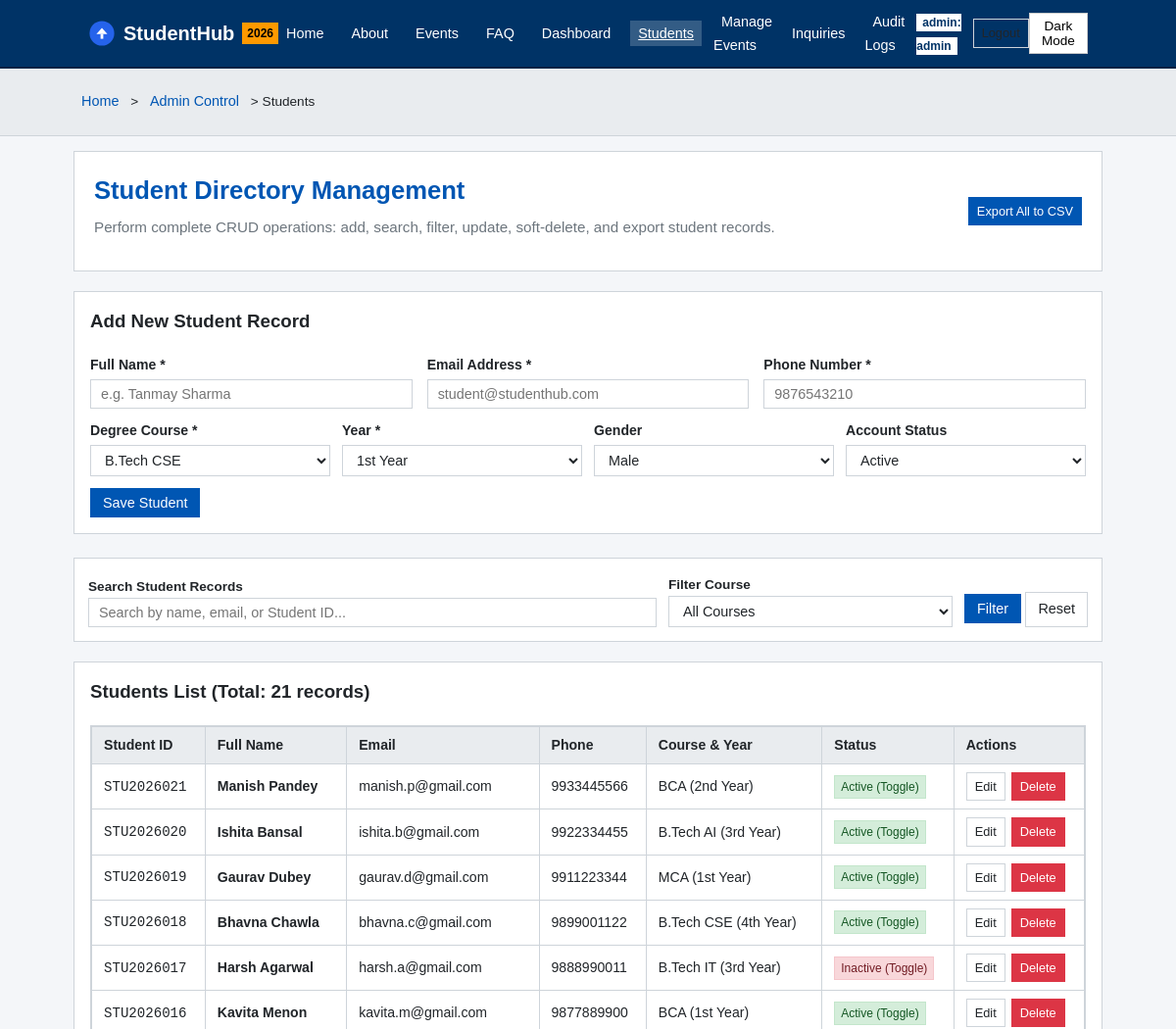
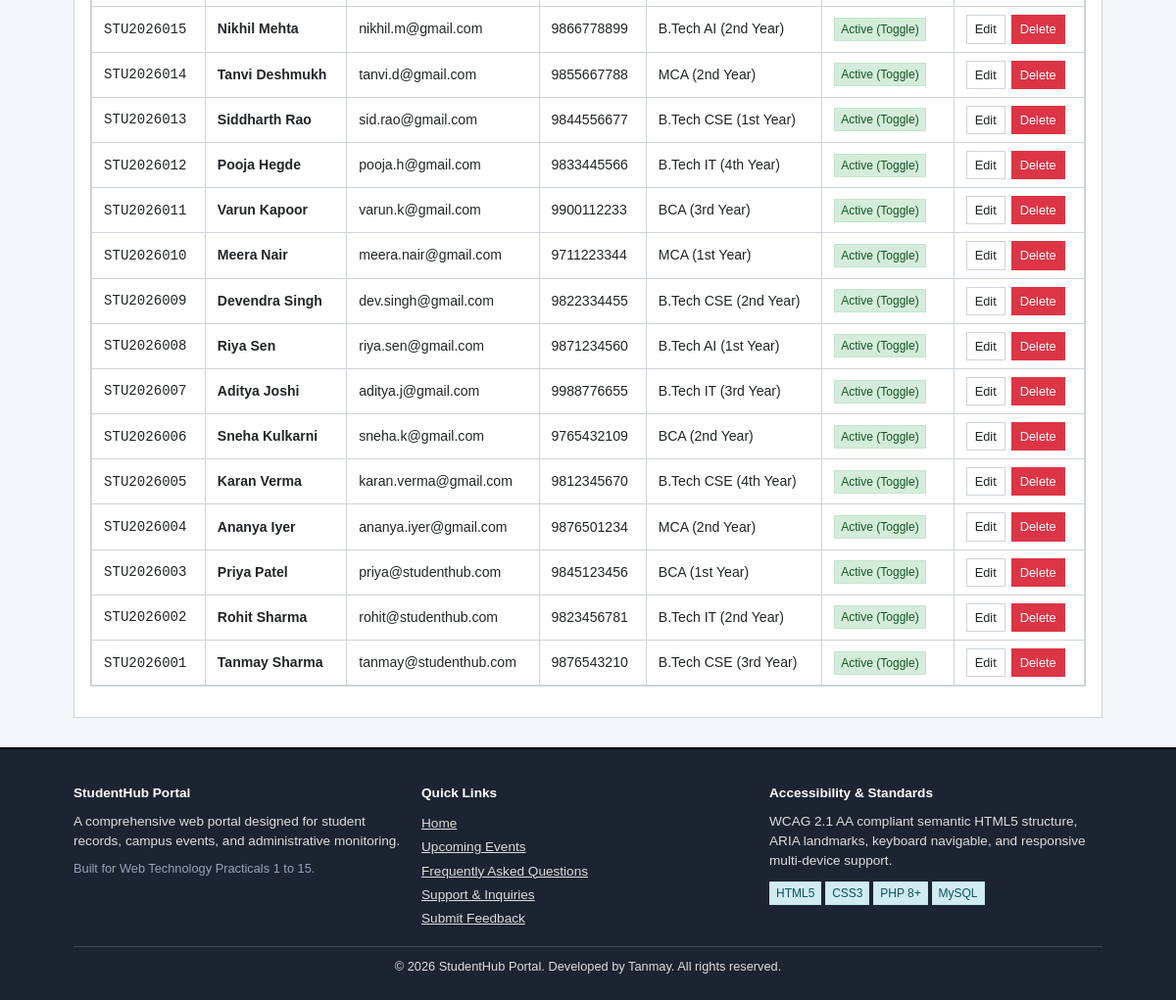
Page /admin_students.php (signed in) on the committed database (2 pictures, top to bottom).
### tables this page shows
CREATE TABLE `students` (
  `id` INT AUTO_INCREMENT PRIMARY KEY,
  `user_id` INT DEFAULT NULL,
  `student_id_code` VARCHAR(20) NOT NULL UNIQUE,
  `full_name` VARCHAR(100) NOT NULL,
  `email` VARCHAR(100) NOT NULL UNIQUE,
  `phone` VARCHAR(15) NOT NULL,
  `course` VARCHAR(50) NOT NULL,
  `year` VARCHAR(10) NOT NULL,
  `gender` ENUM('Male', 'Female', 'Other') NOT NULL,
  `status` ENUM('Active', 'Inactive') NOT NULL DEFAULT 'Active',
  `created_at` TIMESTAMP DEFAULT CURRENT_TIMESTAMP,
  CONSTRAINT `fk_students_user` FOREIGN KEY (`user_id`) REFERENCES `users` (`id`) ON DELETE SET NULL ON UPDATE CASCADE
);

### config/db.php (called while the page is built, shortened)
<?php
try {
    $conn = @mysqli_connect(DB_HOST, DB_USER, DB_PASS, DB_NAME, DB_PORT);
    if ($conn) {
        $db_connected = true;
    } else {
        $db_error_message = mysqli_connect_error();
    }
} catch (Throwable $e) {
    $conn = null;
    $db_connected = false;
    $db_error_message = $e->getMessage();
}
function sanitize_input($data) {
    $data = trim($data);
    $data = stripslashes($data);
    $data = htmlspecialchars($data, ENT_QUOTES, 'UTF-8');
    return $data;
}

### admin_students.php (the view, shortened to what this page needs)
<?php
require_once __DIR__ . '/config/db.php';
require_once __DIR__ . '/config/logger.php';
$edit_student = null;
$search = sanitize_input($_GET['search'] ?? '');
$filter_course = sanitize_input($_GET['course'] ?? 'All');
$students_list = [];
if ($db_connected && $conn) {
    $q = "SELECT * FROM students WHERE 1=1";
    $params = [];
    $types = "";
    $q .= " ORDER BY id DESC";
    if (!empty($params)) {
        $stmt = mysqli_prepare($conn, $q);
        mysqli_stmt_bind_param($stmt, $types, ...$params);
        mysqli_stmt_execute($stmt);
        $res = mysqli_stmt_get_result($stmt);
        while ($row = mysqli_fetch_assoc($res)) {
            $students_list[] = $row;
        }
        mysqli_stmt_close($stmt);
    } else {
        $res = mysqli_query($conn, $q);
        while ($row = mysqli_fetch_assoc($res)) {
            $students_list[] = $row;
        }
    }
}
require_once __DIR__ . '/includes/header.php';
?>
<div class="hero" style="text-align: left; padding: 20px;">
  <div style="display: flex; justify-content: space-between; align-items: center; flex-wrap: wrap; gap: 12px;">
    <div>
      <h1>Student Directory Management</h1>
      <p>Perform complete CRUD operations: add, search, filter, update, soft-delete, and export student records.</p>
    </div>
    <div>
      <a href="export_students.php" class="btn btn-primary btn-sm">Export All to CSV</a>
    </div>
  </div>
</div>
<div class="card" style="margin-bottom: 24px;">
  <h3><?php echo $edit_student ? "Edit Student Record (#{$edit_student['student_id_code']})" : "Add New Student Record"; ?></h3>
  <form action="admin_students.php" method="POST" style="margin-top: 12px;">
    <div class="grid-3">
      <div class="form-group">
        <label for="full_name">Full Name *</label>
        <input type="text" id="full_name" name="full_name" class="form-control" placeholder="e.g. Tanmay Sharma" value="<?php echo $edit_student ? htmlspecialchars($edit_student['full_name']) : ''; ?>" required>
      </div>
      <div class="form-group">
        <label for="email">Email Address *</label>
        <input type="email" id="email" name="email" class="form-control" placeholder="student@studenthub.com" value="<?php echo $edit_student ? htmlspecialchars($edit_student['email']) : ''; ?>" required>
      </div>
      <div class="form-group">
        <label for="phone">Phone Number *</label>
        <input type="tel" id="phone" name="phone" class="form-control" placeholder="9876543210" maxlength="10" value="<?php echo $edit_student ? htmlspecialchars($edit_student['phone']) : ''; ?>" required>
      </div>
    </div>
    <div class="grid-4">
      <div class="form-group">
        <label for="course">Degree Course *</label>
        <select id="course" name="course" class="form-control" required>
          <option value="B.Tech CSE" <?php echo ($edit_student && $edit_student['course'] === 'B.Tech CSE') ? 'selected' : ''; ?>>B.Tech CSE</option>
        </select>
      </div>
      <div class="form-group">
        <label for="year">Year *</label>
        <select id="year" name="year" class="form-control" required>
          <option value="1st Year" <?php echo ($edit_student && $edit_student['year'] === '1st Year') ? 'selected' : ''; ?>>1st Year</option>
        </select>
      </div>
      <div class="form-group">
        <label for="gender">Gender</label>
        <select id="gender" name="gender" class="form-control">
          <option value="Male" <?php echo ($edit_student && $edit_student['gender'] === 'Male') ? 'selected' : ''; ?>>Male</option>
        </select>
      </div>
      <div class="form-group">
        <label for="status">Account Status</label>
        <select id="status" name="status" class="form-control">
          <option value="Active" <?php echo ($edit_student && $edit_student['status'] === 'Active') ? 'selected' : ''; ?>>Active</option>
        </select>
      </div>
    </div>
    <div style="display: flex; gap: 10px;">
      <button type="submit" class="btn btn-primary"><?php echo $edit_student ? "Update Student" : "Save Student"; ?></button>
    </div>
  </form>
</div>
<div class="card" style="margin-bottom: 20px; padding: 14px;">
  <form action="admin_students.php" method="GET" style="display: flex; gap: 12px; flex-wrap: wrap; align-items: flex-end;">
    <div style="flex: 2; min-width: 220px;">
      <label for="search" style="font-size: 0.85rem; font-weight: bold;">Search Student Records</label>
      <input type="text" id="search" name="search" class="form-control" placeholder="Search by name, email, or Student ID..." value="<?php echo htmlspecialchars($search); ?>">
    </div>
    <div style="flex: 1; min-width: 160px;">
      <label for="course-filter" style="font-size: 0.85rem; font-weight: bold;">Filter Course</label>
      <select id="course-filter" name="course" class="form-control">
        <option value="All" <?php echo $filter_course === 'All' ? 'selected' : ''; ?>>All Courses</option>
      </select>
    </div>
    <div>
      <button type="submit" class="btn btn-primary">Filter</button>
      <a href="admin_students.php" class="btn btn-outline">Reset</a>
    </div>
  </form>
</div>
<div class="card">
  <div style="display:flex; justify-content:space-between; align-items:center; margin-bottom: 12px;">
    <h3>Students List (Total: <?php echo count($students_list); ?> records)</h3>
  </div>
  <?php if (empty($students_list)): ?>
    <div class="alert alert-info">No student records found matching your criteria.</div>
  <?php else: ?>
    <div class="table-responsive">
      <table>
        <thead>
          <tr>
            <th>Student ID</th>
            <th>Full Name</th>
            <th>Email</th>
            <th>Phone</th>
            <th>Course &amp; Year</th>
            <th>Status</th>
            <th>Actions</th>
          </tr>
        </thead>
        <tbody>
          <?php foreach ($students_list as $s): ?>
            <tr>
              <td><code><?php echo htmlspecialchars($s['student_id_code']); ?></code></td>
              <td><strong><?php echo htmlspecialchars($s['full_name']); ?></strong></td>
              <td><?php echo htmlspecialchars($s['email']); ?></td>
              <td><?php echo htmlspecialchars($s['phone']); ?></td>
              <td><?php echo htmlspecialchars($s['course'] . ' (' . $s['year'] . ')'); ?></td>
              <td>
                <a href="admin_students.php?action=toggle_status&id=<?php echo $s['id']; ?>" title="Click to toggle status" style="text-decoration:none;">
                  <span class="badge <?php echo $s['status'] === 'Active' ? 'badge-success' : 'badge-danger'; ?>">
                    <?php echo htmlspecialchars($s['status']); ?> (Toggle)
                  </span>
                </a>
              </td>
              <td>
                <div style="display: flex; gap: 6px;">
                  <a href="admin_students.php?edit_id=<?php echo $s['id']; ?>" class="btn btn-outline btn-sm">Edit</a>
                  <a href="admin_students.php?action=delete&id=<?php echo $s['id']; ?>" class="btn btn-danger btn-sm" onclick="return confirm('Are you sure you want to permanently delete student <?php echo addslashes($s['full_name']); ?>?');">Delete</a>
                </div>
              </td>
            </tr>
          <?php endforeach; ?>
        </tbody>
      </table>
    </div>
  <?php endif; ?>
</div>
<?php require_once __DIR__ . '/includes/footer.php'; ?>

### assets/css/style.css (style rules this page uses)
:root { --bg-color: #f4f6f9; --text-color: #212529; --card-bg: #ffffff; --border-color: #ced4da; --primary-color: #0056b3; --primary-hover: #004085; --secondary-color: #6c757d; --success-color: #28a745; --danger-color: #dc3545; --warning-color: #ffc107; --header-bg: #003366; --header-text: #ffffff; --footer-bg: #1c2331; --footer-text: #dddddd; --font-family: Arial, Helvetica, sans-serif; }
* { box-sizing: border-box; margin: 0; padding: 0; }
body { font-family: var(--font-family); background-color: var(--bg-color); color: var(--text-color); line-height: 1.5; display: flex; flex-direction: column; min-height: 100vh; }
.hero { background: var(--card-bg); border: 1px solid var(--border-color); padding: 20px; margin-bottom: 20px; text-align: center; }
.hero h1 { font-size: 1.6rem; margin-bottom: 8px; color: var(--primary-color); }
.hero p { color: var(--secondary-color); max-width: 700px; margin: 0 auto 12px; font-size: 0.95rem; }
.btn { display: inline-block; padding: 6px 12px; text-decoration: none; font-size: 0.9rem; font-family: inherit; border: 1px solid transparent; cursor: pointer; text-align: center; }
.btn-primary { background-color: var(--primary-color); color: #ffffff; border-color: var(--primary-color); }
.btn-outline { border-color: var(--border-color); background: transparent; color: var(--text-color); }
.btn-danger { background-color: var(--danger-color); color: #ffffff; border-color: var(--danger-color); }
.btn-sm { padding: 4px 8px; font-size: 0.8rem; }
.grid-3 { display: grid; grid-template-columns: repeat(3, 1fr); gap: 15px; }
.grid-4 { display: grid; grid-template-columns: repeat(4, 1fr); gap: 12px; }
.card { background: var(--card-bg); border: 1px solid var(--border-color); padding: 16px; margin-bottom: 15px; display: flex; flex-direction: column; }
.card h2, .card h3, .card h4 { margin-bottom: 8px; }
.form-group { margin-bottom: 12px; display: flex; flex-direction: column; }
.form-group label { font-weight: bold; font-size: 0.88rem; margin-bottom: 4px; }
.form-control { width: 100%; padding: 6px 10px; border: 1px solid var(--border-color); background-color: var(--card-bg); color: var(--text-color); font-size: 0.9rem; font-family: inherit; }
.table-responsive { overflow-x: auto; border: 1px solid var(--border-color); background: var(--card-bg); margin-bottom: 15px; }
table { width: 100%; border-collapse: collapse; text-align: left; font-size: 0.88rem; }
th, td { padding: 8px 12px; border: 1px solid var(--border-color); }
th { background-color: #e9ecef; font-weight: bold; }
.badge { display: inline-block; padding: 2px 6px; font-size: 0.75rem; border: 1px solid var(--border-color); background: #f0f0f0; color: #333333; }
.badge-success { background: #d4edda; color: #155724; border-color: #c3e6cb; }
.badge-danger { background: #f8d7da; color: #721c24; border-color: #f5c6cb; }

### rows in the picture
students: student_id_code "STU2026021", full_name "Manish Pandey", email "manish.p@gmail.com", phone "9933445566", course+year "BCA (2nd Year)", status "Active"
students: student_id_code "STU2026020", full_name "Ishita Bansal", email "ishita.b@gmail.com", phone "9922334455", course+year "B.Tech AI (3rd Year)", status "Active"
students: student_id_code "STU2026019", full_name "Gaurav Dubey", email "gaurav.d@gmail.com", phone "9911223344", course+year "MCA (1st Year)", status "Active"
students: student_id_code "STU2026018", full_name "Bhavna Chawla", email "bhavna.c@gmail.com", phone "9899001122", course+year "B.Tech CSE (4th Year)", status "Active"
students: student_id_code "STU2026017", full_name "Harsh Agarwal", email "harsh.a@gmail.com", phone "9888990011", course+year "B.Tech IT (3rd Year)", status "Inactive"
students: student_id_code "STU2026016", full_name "Kavita Menon", email "kavita.m@gmail.com", phone "9877889900", course+year "BCA (1st Year)", status "Active"
students: student_id_code "STU2026015", full_name "Nikhil Mehta", email "nikhil.m@gmail.com", phone "9866778899", course+year "B.Tech AI (2nd Year)", status "Active"
students: student_id_code "STU2026014", full_name "Tanvi Deshmukh", email "tanvi.d@gmail.com", phone "9855667788", course+year "MCA (2nd Year)", status "Active"
students: student_id_code "STU2026013", full_name "Siddharth Rao", email "sid.rao@gmail.com", phone "9844556677", course+year "B.Tech CSE (1st Year)", status "Active"
students: student_id_code "STU2026012", full_name "Pooja Hegde", email "pooja.h@gmail.com", phone "9833445566", course+year "B.Tech IT (4th Year)", status "Active"
students: student_id_code "STU2026011", full_name "Varun Kapoor", email "varun.k@gmail.com", phone "9900112233", course+year "BCA (3rd Year)", status "Active"
students: student_id_code "STU2026010", full_name "Meera Nair", email "meera.nair@gmail.com", phone "9711223344", course+year "MCA (1st Year)", status "Active"
students: student_id_code "STU2026009", full_name "Devendra Singh", email "dev.singh@gmail.com", phone "9822334455", course+year "B.Tech CSE (2nd Year)", status "Active"
students: student_id_code "STU2026008", full_name "Riya Sen", email "riya.sen@gmail.com", phone "9871234560", course+year "B.Tech AI (1st Year)", status "Active"
students: student_id_code "STU2026007", full_name "Aditya Joshi", email "aditya.j@gmail.com", phone "9988776655", course+year "B.Tech IT (3rd Year)", status "Active"
students: student_id_code "STU2026006", full_name "Sneha Kulkarni", email "sneha.k@gmail.com", phone "9765432109", course+year "BCA (2nd Year)", status "Active"
students: student_id_code "STU2026005", full_name "Karan Verma", email "karan.verma@gmail.com", phone "9812345670", course+year "B.Tech CSE (4th Year)", status "Active"
students: student_id_code "STU2026004", full_name "Ananya Iyer", email "ananya.iyer@gmail.com", phone "9876501234", course+year "MCA (2nd Year)", status "Active"
students: student_id_code "STU2026003", full_name "Priya Patel", email "priya@studenthub.com", phone "9845123456", course+year "BCA (1st Year)", status "Active"
students: student_id_code "STU2026002", full_name "Rohit Sharma", email "rohit@studenthub.com", phone "9823456781", course+year "B.Tech IT (2nd Year)", status "Active"
students: student_id_code "STU2026001", full_name "Tanmay Sharma", email "tanmay@studenthub.com", phone "9876543210", course+year "B.Tech CSE (3rd Year)", status "Active"

### other values in the picture
$user['role'] "admin"
$user['username'] "admin"
$title "Home"
$title "Admin Control"
$title "Students"
count($students_list) "21"
